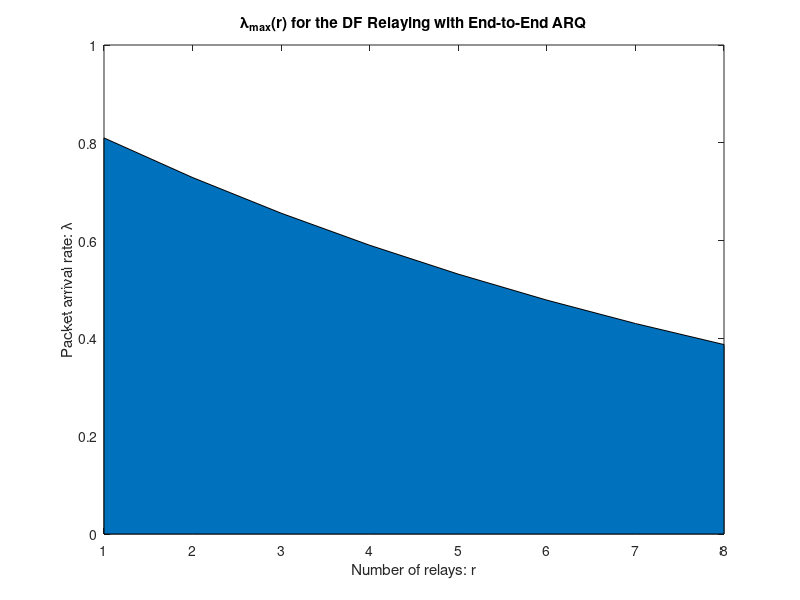

Recreate this plot in MATLAB.
r = linspace(1,8,8);
lambda1 = 0.9.^(r+1);
lambda2 = 0.9*2
plot(r, lambda1, r, lambda2);
area(r, lambda1);
xlabel('Number of relays: r');
ylabel('Packet arrival rate: \lambda');
title('\lambda_{max}(r) for the DF Relaying with End-to-End ARQ');
